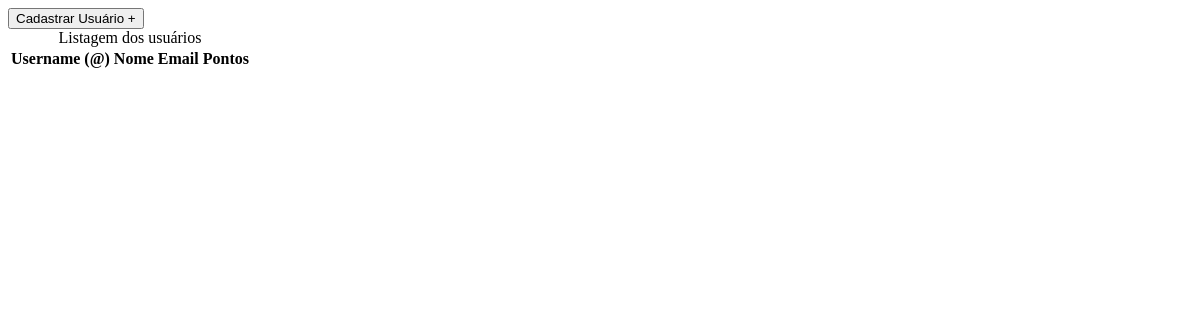
The app's page /usuarios/, older data.
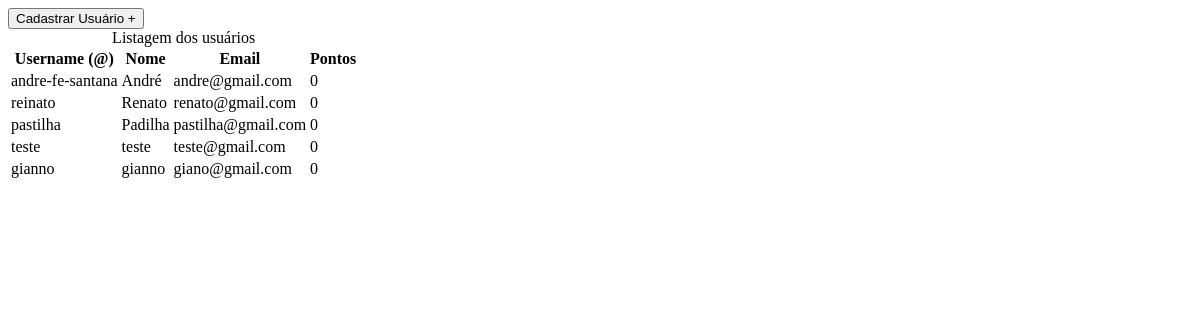
The same page, newer data.
### usuarios/models.py (models this page shows, shortened)
class Usuario(models.Model):
    imagem = models.ImageField(blank=True, upload_to='imagens/%Y/%m')
    username = models.CharField(max_length=20)
    nome = models.CharField(max_length=50)
    email = models.EmailField(max_length=254)
    data_cadastro = models.DateField(default=timezone.now)
    data_nascimento = models.DateField()
    acesso = models.CharField(max_length=100, default="comum")
    ativo = models.BooleanField(default=True)
    pontos = models.IntegerField(default=0) #todo novo jogador começa zerado

### usuarios/views.py (the view)
# urls.py: path('', views.index, name="usuarios"), #pagina principal (mostra os usuários)
def index(request):
    usuarios = Usuario.objects.all()
    context = {
        'usuarios': usuarios
    }
    return render(
        request,
        'usuarios/index.html',
        context,
    )

### usuarios/templates/usuarios/index.html (shortened to what this page needs)
<!DOCTYPE html>
<html lang="pt-br">
<head>
</head>
<body>
    <a href="cadastrar"><button>Cadastrar Usuário +</button></a>
    <div class="container">
        <table class="table">
            <caption class="table-caption">
                Listagem dos usuários
            </caption>
            <thead>
                <tr class="table-row table-row-header">
                    <th class="table-header">Username (@)</th>
                    <th class="table-header">Nome</th>
                    <th class="table-header">Email</th>
                    <th class="table-header">Pontos</th>
                </tr>
            </thead>
            <tbody>
                {% for usuario in usuarios %}
                    <tr class="table-row">
                        <td class="table-cel">{{ usuario.username }}</td>
                        <td class="table-cel">{{ usuario.nome }}</td>
                        <td class="table-cel">{{ usuario.email }}</td>
                        <td class="table-cel">{{ usuario.pontos }}</td>
                    </tr>
                {% endfor %}
            </tbody>
        </table>
    </div>
</body>
</html>

Row changes from the older to the newer data that the page shows:
added Usuario: username "andre-fe-santana", nome "André", email "andre@gmail.com", pontos "0"
added Usuario: username "reinato", nome "Renato", email "renato@gmail.com", pontos "0"
added Usuario: username "pastilha", nome "Padilha", email "pastilha@gmail.com", pontos "0"
added Usuario: username "teste", nome "teste", email "teste@gmail.com", pontos "0"
added Usuario: username "gianno", nome "gianno", email "giano@gmail.com", pontos "0"
